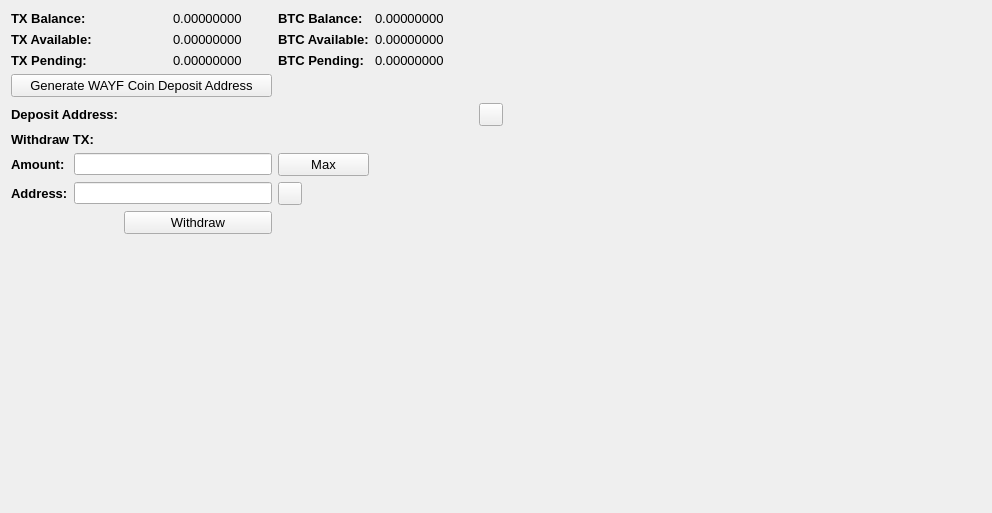
     <widget class="QWidget" name="BalanceTab">
      <attribute name="title">
       <string>Balance</string>
      </attribute>
      <layout class="QGridLayout" name="gridLayout_2">
       <item row="0" column="0" colspan="2">
        <widget class="QLabel" name="label_11">
         <property name="font">
          <font>
           <pointsize>10</pointsize>
           <weight>75</weight>
           <bold>true</bold>
          </font>
         </property>
         <property name="text">
          <string>TX Balance:</string>
         </property>
        </widget>
       </item>
       <item row="0" column="3">
        <widget class="QLabel" name="TXBalanceLabel">
         <property name="font">
          <font>
           <pointsize>10</pointsize>
          </font>
         </property>
         <property name="text">
          <string>0.00000000</string>
         </property>
         <property name="textInteractionFlags">
          <set>Qt::LinksAccessibleByMouse|Qt::TextSelectableByMouse</set>
         </property>
        </widget>
       </item>
       <item row="0" column="4">
        <widget class="QLabel" name="label_12">
         <property name="font">
          <font>
           <pointsize>10</pointsize>
           <weight>75</weight>
           <bold>true</bold>
          </font>
         </property>
         <property name="text">
          <string>BTC Balance:</string>
         </property>
        </widget>
       </item>
       <item row="0" column="5">
        <widget class="QLabel" name="BitcoinBalanceLabel">
         <property name="font">
          <font>
           <pointsize>10</pointsize>
          </font>
         </property>
         <property name="text">
          <string>0.00000000</string>
         </property>
         <property name="textInteractionFlags">
          <set>Qt::LinksAccessibleByMouse|Qt::TextSelectableByMouse</set>
         </property>
        </widget>
       </item>
       <item row="0" column="7" rowspan="10">
        <spacer name="horizontalSpacer_4">
         <property name="orientation">
          <enum>Qt::Horizontal</enum>
         </property>
         <property name="sizeHint" stdset="0">
          <size>
           <width>478</width>
           <height>488</height>
          </size>
         </property>
        </spacer>
       </item>
       <item row="1" column="0" colspan="2">
        <widget class="QLabel" name="label_13">
         <property name="font">
          <font>
           <pointsize>10</pointsize>
           <weight>75</weight>
           <bold>true</bold>
          </font>
         </property>
         <property name="text">
          <string>TX Available:</string>
         </property>
        </widget>
       </item>
       <item row="1" column="3">
        <widget class="QLabel" name="TXAvailableLabel_2">
         <property name="font">
          <font>
           <pointsize>10</pointsize>
          </font>
         </property>
         <property name="text">
          <string>0.00000000</string>
         </property>
         <property name="textInteractionFlags">
          <set>Qt::LinksAccessibleByMouse|Qt::TextSelectableByMouse</set>
         </property>
        </widget>
       </item>
       <item row="1" column="4">
        <widget class="QLabel" name="label_15">
         <property name="font">
          <font>
           <pointsize>10</pointsize>
           <weight>75</weight>
           <bold>true</bold>
          </font>
         </property>
         <property name="text">
          <string>BTC Available:</string>
         </property>
        </widget>
       </item>
       <item row="1" column="5">
        <widget class="QLabel" name="BitcoinAvailableLabel">
         <property name="font">
          <font>
           <pointsize>10</pointsize>
          </font>
         </property>
         <property name="text">
          <string>0.00000000</string>
         </property>
         <property name="textInteractionFlags">
          <set>Qt::LinksAccessibleByMouse|Qt::TextSelectableByMouse</set>
         </property>
        </widget>
       </item>
       <item row="2" column="0" colspan="2">
        <widget class="QLabel" name="label_14">
         <property name="font">
          <font>
           <pointsize>10</pointsize>
           <weight>75</weight>
           <bold>true</bold>
          </font>
         </property>
         <property name="text">
          <string>TX Pending:</string>
         </property>
        </widget>
       </item>
       <item row="2" column="3">
        <widget class="QLabel" name="TXPendingLabel">
         <property name="font">
          <font>
           <pointsize>10</pointsize>
          </font>
         </property>
         <property name="text">
          <string>0.00000000</string>
         </property>
         <property name="textInteractionFlags">
          <set>Qt::LinksAccessibleByMouse|Qt::TextSelectableByMouse</set>
         </property>
        </widget>
       </item>
       <item row="2" column="4">
        <widget class="QLabel" name="label_31">
         <property name="font">
          <font>
           <pointsize>10</pointsize>
           <weight>75</weight>
           <bold>true</bold>
          </font>
         </property>
         <property name="text">
          <string>BTC Pending:</string>
         </property>
        </widget>
       </item>
       <item row="2" column="5">
        <widget class="QLabel" name="BitcoinPendingLabel">
         <property name="font">
          <font>
           <pointsize>10</pointsize>
          </font>
         </property>
         <property name="text">
          <string>0.00000000</string>
         </property>
         <property name="textInteractionFlags">
          <set>Qt::LinksAccessibleByMouse|Qt::TextSelectableByMouse</set>
         </property>
        </widget>
       </item>
       <item row="3" column="0" colspan="4">
        <widget class="QPushButton" name="GenDepositBTN">
         <property name="font">
          <font>
           <pointsize>10</pointsize>
          </font>
         </property>
         <property name="text">
          <string>Generate WAYF Coin Deposit Address</string>
         </property>
        </widget>
       </item>
       <item row="4" column="0" colspan="3">
        <widget class="QLabel" name="label_33">
         <property name="font">
          <font>
           <pointsize>10</pointsize>
           <weight>75</weight>
           <bold>true</bold>
          </font>
         </property>
         <property name="text">
          <string>Deposit Address:</string>
         </property>
        </widget>
       </item>
       <item row="4" column="3" colspan="3">
        <widget class="QLabel" name="DepositAddressLabel">
         <property name="minimumSize">
          <size>
           <width>300</width>
           <height>0</height>
          </size>
         </property>
         <property name="palette">
          <palette>
           <active>
            <colorrole role="WindowText">
             <brush brushstyle="SolidPattern">
              <color alpha="255">
               <red>0</red>
               <green>0</green>
               <blue>0</blue>
              </color>
             </brush>
            </colorrole>
            <colorrole role="Text">
             <brush brushstyle="SolidPattern">
              <color alpha="255">
               <red>0</red>
               <green>0</green>
               <blue>255</blue>
              </color>
             </brush>
            </colorrole>
           </active>
           <inactive>
            <colorrole role="WindowText">
             <brush brushstyle="SolidPattern">
              <color alpha="255">
               <red>0</red>
               <green>0</green>
               <blue>0</blue>
              </color>
             </brush>
            </colorrole>
            <colorrole role="Text">
             <brush brushstyle="SolidPattern">
              <color alpha="255">
               <red>0</red>
               <green>0</green>
               <blue>255</blue>
              </color>
             </brush>
            </colorrole>
           </inactive>
           <disabled>
            <colorrole role="WindowText">
             <brush brushstyle="SolidPattern">
              <color alpha="255">
               <red>120</red>
               <green>120</green>
               <blue>120</blue>
              </color>
             </brush>
            </colorrole>
            <colorrole role="Text">
             <brush brushstyle="SolidPattern">
              <color alpha="255">
               <red>120</red>
               <green>120</green>
               <blue>120</blue>
              </color>
             </brush>
            </colorrole>
           </disabled>
          </palette>
         </property>
         <property name="font">
          <font>
           <pointsize>10</pointsize>
           <weight>75</weight>
           <bold>true</bold>
          </font>
         </property>
         <property name="text">
          <string/>
         </property>
         <property name="alignment">
          <set>Qt::AlignRight|Qt::AlignTrailing|Qt::AlignVCenter</set>
         </property>
         <property name="textInteractionFlags">
          <set>Qt::LinksAccessibleByMouse|Qt::TextSelectableByKeyboard|Qt::TextSelectableByMouse</set>
         </property>
        </widget>
       </item>
       <item row="4" column="6">
        <widget class="QToolButton" name="DepositCopyButton">
         <property name="toolTip">
          <string>Copy to clipboard</string>
         </property>
         <property name="text">
          <string/>
         </property>
         <property name="icon">
          <iconset resource="../bitcoin.qrc">
           <normaloff>:/icons/editcopy</normaloff>:/icons/editcopy</iconset>
         </property>
         <property name="shortcut">
          <string>Alt+P</string>
         </property>
        </widget>
       </item>
       <item row="5" column="0" colspan="2">
        <widget class="QLabel" name="label_34">
         <property name="font">
          <font>
           <pointsize>10</pointsize>
           <weight>75</weight>
           <bold>true</bold>
          </font>
         </property>
         <property name="text">
          <string>Withdraw TX:</string>
         </property>
        </widget>
       </item>
       <item row="6" column="0">
        <widget class="QLabel" name="label_26">
         <property name="font">
          <font>
           <pointsize>10</pointsize>
           <weight>75</weight>
           <bold>true</bold>
          </font>
         </property>
         <property name="text">
          <string>Amount:</string>
         </property>
        </widget>
       </item>
       <item row="6" column="1" colspan="3">
        <widget class="QLineEdit" name="WithdrawUnitsInput">
         <property name="font">
          <font>
           <pointsize>9</pointsize>
           <weight>75</weight>
           <bold>true</bold>
          </font>
         </property>
         <property name="text">
          <string/>
         </property>
        </widget>
       </item>
       <item row="6" column="4">
        <widget class="QPushButton" name="Withdraw_Max_Amount">
         <property name="font">
          <font>
           <pointsize>10</pointsize>
          </font>
         </property>
         <property name="text">
          <string>Max</string>
         </property>
        </widget>
       </item>
       <item row="7" column="0">
        <widget class="QLabel" name="label_10">
         <property name="font">
          <font>
           <pointsize>10</pointsize>
           <weight>75</weight>
           <bold>true</bold>
          </font>
         </property>
         <property name="text">
          <string>Address:</string>
         </property>
        </widget>
       </item>
       <item row="7" column="1" colspan="3">
        <widget class="QLineEdit" name="WithdrawAddress">
         <property name="font">
          <font>
           <pointsize>9</pointsize>
           <weight>75</weight>
           <bold>true</bold>
          </font>
         </property>
        </widget>
       </item>
       <item row="7" column="4">
        <widget class="QToolButton" name="WithdrawPasteButton">
         <property name="toolTip">
          <string>Paste from clipboard</string>
         </property>
         <property name="text">
          <string/>
         </property>
         <property name="icon">
          <iconset resource="../bitcoin.qrc">
           <normaloff>:/icons/editpaste</normaloff>:/icons/editpaste</iconset>
         </property>
         <property name="shortcut">
          <string>Alt+P</string>
         </property>
        </widget>
       </item>
       <item row="8" column="2" colspan="2">
        <widget class="QPushButton" name="WithdrawUnitsBtn">
         <property name="font">
          <font>
           <pointsize>10</pointsize>
          </font>
         </property>
         <property name="text">
          <string>Withdraw</string>
         </property>
        </widget>
       </item>
       <item row="9" column="0" colspan="6">
        <spacer name="verticalSpacer">
         <property name="orientation">
          <enum>Qt::Vertical</enum>
         </property>
         <property name="sizeHint" stdset="0">
          <size>
           <width>428</width>
           <height>262</height>
          </size>
         </property>
        </spacer>
       </item>
      </layout>
      <zorder>label_31</zorder>
      <zorder>label_15</zorder>
      <zorder>label_12</zorder>
      <zorder>label_14</zorder>
      <zorder>label_13</zorder>
      <zorder>label_11</zorder>
      <zorder>BitcoinBalanceLabel</zorder>
      <zorder>TXBalanceLabel</zorder>
      <zorder>TXAvailableLabel_2</zorder>
      <zorder>TXPendingLabel</zorder>
      <zorder>BitcoinAvailableLabel</zorder>
      <zorder>BitcoinPendingLabel</zorder>
      <zorder>label_33</zorder>
      <zorder>GenDepositBTN</zorder>
      <zorder>DepositAddressLabel</zorder>
      <zorder>Withdraw_Max_Amount</zorder>
      <zorder>label_34</zorder>
      <zorder>WithdrawUnitsInput</zorder>
      <zorder>label_10</zorder>
      <zorder>label_26</zorder>
      <zorder>WithdrawAddress</zorder>
      <zorder>WithdrawUnitsBtn</zorder>
      <zorder>horizontalSpacer_4</zorder>
      <zorder>verticalSpacer</zorder>
      <zorder>WithdrawPasteButton</zorder>
      <zorder>DepositCopyButton</zorder>
     </widget>
